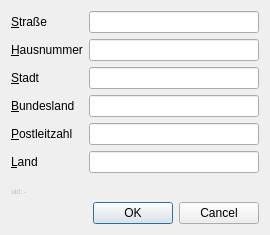
<?xml version="1.0" encoding="UTF-8"?>
<ui version="4.0">
 <class>Dialog</class>
 <widget class="QDialog" name="Dialog">
  <property name="geometry">
   <rect>
    <x>0</x>
    <y>0</y>
    <width>270</width>
    <height>235</height>
   </rect>
  </property>
  <property name="windowTitle">
   <string>Adresse</string>
  </property>
  <layout class="QVBoxLayout" name="verticalLayout">
   <item>
    <layout class="QFormLayout" name="formLayout">
     <item row="0" column="0">
      <widget class="QLabel" name="label_street">
       <property name="text">
        <string>&amp;Straße</string>
       </property>
       <property name="buddy">
        <cstring>lineEdit_street</cstring>
       </property>
      </widget>
     </item>
     <item row="0" column="1">
      <widget class="QLineEdit" name="lineEdit_street"/>
     </item>
     <item row="1" column="0">
      <widget class="QLabel" name="label_house_number">
       <property name="text">
        <string>&amp;Hausnummer</string>
       </property>
       <property name="buddy">
        <cstring>lineEdit_house_number</cstring>
       </property>
      </widget>
     </item>
     <item row="1" column="1">
      <widget class="QLineEdit" name="lineEdit_house_number"/>
     </item>
     <item row="2" column="0">
      <widget class="QLabel" name="label_city">
       <property name="text">
        <string>&amp;Stadt</string>
       </property>
       <property name="buddy">
        <cstring>lineEdit_city</cstring>
       </property>
      </widget>
     </item>
     <item row="2" column="1">
      <widget class="QLineEdit" name="lineEdit_city"/>
     </item>
     <item row="3" column="0">
      <widget class="QLabel" name="label_state">
       <property name="text">
        <string>&amp;Bundesland</string>
       </property>
       <property name="buddy">
        <cstring>lineEdit_state</cstring>
       </property>
      </widget>
     </item>
     <item row="3" column="1">
      <widget class="QLineEdit" name="lineEdit_state"/>
     </item>
     <item row="4" column="0">
      <widget class="QLabel" name="label_zipcode">
       <property name="text">
        <string>&amp;Postleitzahl</string>
       </property>
       <property name="buddy">
        <cstring>lineEdit_zipcode</cstring>
       </property>
      </widget>
     </item>
     <item row="4" column="1">
      <widget class="QLineEdit" name="lineEdit_zipcode"/>
     </item>
     <item row="5" column="0">
      <widget class="QLabel" name="label_country">
       <property name="text">
        <string>&amp;Land</string>
       </property>
       <property name="buddy">
        <cstring>lineEdit_country</cstring>
       </property>
      </widget>
     </item>
     <item row="5" column="1">
      <widget class="QLineEdit" name="lineEdit_country"/>
     </item>
    </layout>
   </item>
   <item>
    <widget class="QLabel" name="label_uid">
     <property name="enabled">
      <bool>false</bool>
     </property>
     <property name="sizePolicy">
      <sizepolicy hsizetype="Preferred" vsizetype="Maximum">
       <horstretch>0</horstretch>
       <verstretch>0</verstretch>
      </sizepolicy>
     </property>
     <property name="font">
      <font>
       <pointsize>5</pointsize>
      </font>
     </property>
     <property name="text">
      <string>uid: -</string>
     </property>
     <property name="alignment">
      <set>Qt::AlignLeading|Qt::AlignLeft|Qt::AlignVCenter</set>
     </property>
    </widget>
   </item>
   <item>
    <widget class="QDialogButtonBox" name="buttonBox">
     <property name="orientation">
      <enum>Qt::Horizontal</enum>
     </property>
     <property name="standardButtons">
      <set>QDialogButtonBox::Cancel|QDialogButtonBox::Ok</set>
     </property>
    </widget>
   </item>
  </layout>
 </widget>
 <resources/>
 <connections>
  <connection>
   <sender>buttonBox</sender>
   <signal>accepted()</signal>
   <receiver>Dialog</receiver>
   <slot>accept()</slot>
   <hints>
    <hint type="sourcelabel">
     <x>214</x>
     <y>359</y>
    </hint>
    <hint type="destinationlabel">
     <x>157</x>
     <y>274</y>
    </hint>
   </hints>
  </connection>
  <connection>
   <sender>buttonBox</sender>
   <signal>rejected()</signal>
   <receiver>Dialog</receiver>
   <slot>reject()</slot>
   <hints>
    <hint type="sourcelabel">
     <x>214</x>
     <y>359</y>
    </hint>
    <hint type="destinationlabel">
     <x>286</x>
     <y>274</y>
    </hint>
   </hints>
  </connection>
 </connections>
</ui>
